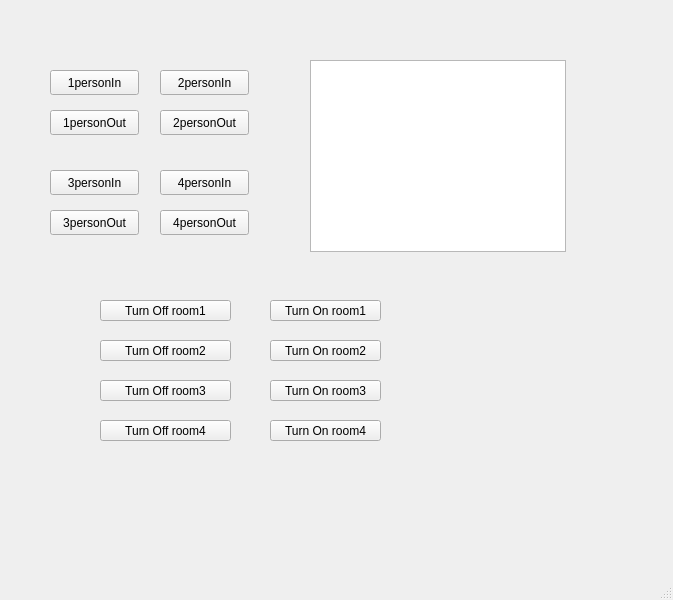
<?xml version="1.0" encoding="UTF-8"?>
<ui version="4.0">
 <class>MainWindow</class>
 <widget class="QMainWindow" name="MainWindow">
  <property name="geometry">
   <rect>
    <x>0</x>
    <y>0</y>
    <width>673</width>
    <height>600</height>
   </rect>
  </property>
  <property name="windowTitle">
   <string>MainWindow</string>
  </property>
  <widget class="QWidget" name="centralwidget">
   <widget class="QPushButton" name="personIn1">
    <property name="geometry">
     <rect>
      <x>50</x>
      <y>70</y>
      <width>89</width>
      <height>25</height>
     </rect>
    </property>
    <property name="text">
     <string>1personIn</string>
    </property>
   </widget>
   <widget class="QPushButton" name="personOut1">
    <property name="geometry">
     <rect>
      <x>50</x>
      <y>110</y>
      <width>89</width>
      <height>25</height>
     </rect>
    </property>
    <property name="text">
     <string>1personOut</string>
    </property>
   </widget>
   <widget class="QPushButton" name="personIn2">
    <property name="geometry">
     <rect>
      <x>160</x>
      <y>70</y>
      <width>89</width>
      <height>25</height>
     </rect>
    </property>
    <property name="text">
     <string>2personIn</string>
    </property>
   </widget>
   <widget class="QPushButton" name="pushButton">
    <property name="geometry">
     <rect>
      <x>160</x>
      <y>110</y>
      <width>89</width>
      <height>25</height>
     </rect>
    </property>
    <property name="text">
     <string>2personOut</string>
    </property>
   </widget>
   <widget class="QListView" name="perlist">
    <property name="geometry">
     <rect>
      <x>310</x>
      <y>60</y>
      <width>256</width>
      <height>192</height>
     </rect>
    </property>
   </widget>
   <widget class="QPushButton" name="turnOffRoom1">
    <property name="geometry">
     <rect>
      <x>100</x>
      <y>300</y>
      <width>131</width>
      <height>21</height>
     </rect>
    </property>
    <property name="text">
     <string>Turn Off room1</string>
    </property>
   </widget>
   <widget class="QPushButton" name="turn">
    <property name="geometry">
     <rect>
      <x>100</x>
      <y>340</y>
      <width>131</width>
      <height>21</height>
     </rect>
    </property>
    <property name="text">
     <string>Turn Off room2</string>
    </property>
   </widget>
   <widget class="QPushButton" name="turnOffRoom3">
    <property name="geometry">
     <rect>
      <x>100</x>
      <y>380</y>
      <width>131</width>
      <height>21</height>
     </rect>
    </property>
    <property name="text">
     <string>Turn Off room3</string>
    </property>
   </widget>
   <widget class="QPushButton" name="turnOffRoom4">
    <property name="geometry">
     <rect>
      <x>100</x>
      <y>420</y>
      <width>131</width>
      <height>21</height>
     </rect>
    </property>
    <property name="text">
     <string>Turn Off room4</string>
    </property>
   </widget>
   <widget class="QPushButton" name="personIn3">
    <property name="geometry">
     <rect>
      <x>50</x>
      <y>170</y>
      <width>89</width>
      <height>25</height>
     </rect>
    </property>
    <property name="text">
     <string>3personIn</string>
    </property>
   </widget>
   <widget class="QPushButton" name="personOut3">
    <property name="geometry">
     <rect>
      <x>50</x>
      <y>210</y>
      <width>89</width>
      <height>25</height>
     </rect>
    </property>
    <property name="text">
     <string>3personOut</string>
    </property>
   </widget>
   <widget class="QPushButton" name="personIn4">
    <property name="geometry">
     <rect>
      <x>160</x>
      <y>170</y>
      <width>89</width>
      <height>25</height>
     </rect>
    </property>
    <property name="text">
     <string>4personIn</string>
    </property>
   </widget>
   <widget class="QPushButton" name="personOut4">
    <property name="geometry">
     <rect>
      <x>160</x>
      <y>210</y>
      <width>89</width>
      <height>25</height>
     </rect>
    </property>
    <property name="text">
     <string>4personOut</string>
    </property>
   </widget>
   <widget class="QPushButton" name="CurtainRoom1">
    <property name="geometry">
     <rect>
      <x>270</x>
      <y>300</y>
      <width>111</width>
      <height>21</height>
     </rect>
    </property>
    <property name="text">
     <string>Turn On room1</string>
    </property>
   </widget>
   <widget class="QPushButton" name="CurtainRoom2">
    <property name="geometry">
     <rect>
      <x>270</x>
      <y>340</y>
      <width>111</width>
      <height>21</height>
     </rect>
    </property>
    <property name="text">
     <string>Turn On room2</string>
    </property>
   </widget>
   <widget class="QPushButton" name="curtainRoom3">
    <property name="geometry">
     <rect>
      <x>270</x>
      <y>380</y>
      <width>111</width>
      <height>21</height>
     </rect>
    </property>
    <property name="text">
     <string>Turn On room3</string>
    </property>
   </widget>
   <widget class="QPushButton" name="curtainRoom4">
    <property name="geometry">
     <rect>
      <x>270</x>
      <y>420</y>
      <width>111</width>
      <height>21</height>
     </rect>
    </property>
    <property name="text">
     <string>Turn On room4</string>
    </property>
   </widget>
  </widget>
  <widget class="QMenuBar" name="menubar">
   <property name="geometry">
    <rect>
     <x>0</x>
     <y>0</y>
     <width>673</width>
     <height>22</height>
    </rect>
   </property>
  </widget>
  <widget class="QStatusBar" name="statusbar"/>
 </widget>
 <resources/>
 <connections/>
 <slots>
  <signal>signal1()</signal>
 </slots>
</ui>
